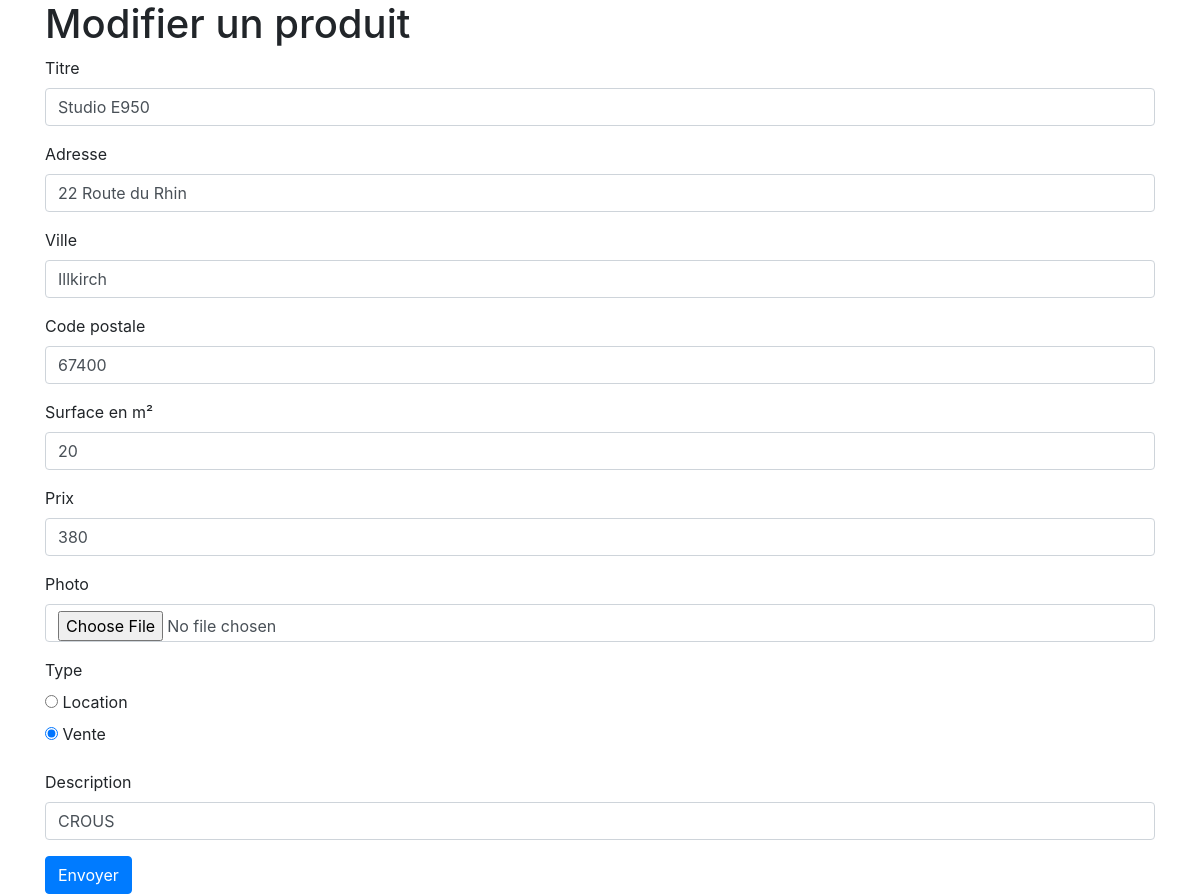
The app's page /edit.php?id_logement=1 with its own data.
### tables this page shows
CREATE TABLE IF NOT EXISTS `logement` (
  `id_logement` int(11) NOT NULL AUTO_INCREMENT,
  `titre` varchar(255) NOT NULL,
  `adresse` varchar(255) NOT NULL,
  `ville` varchar(255) NOT NULL,
  `cp` int(11) NOT NULL,
  `surface` double NOT NULL,
  `prix` int(11) NOT NULL,
  `photo` varchar(255) NOT NULL,
  `types` varchar(255) NOT NULL,
  `descriptions` varchar(250) NOT NULL,
  PRIMARY KEY (`id_logement`)
);

### edit.php (the view, shortened to what this page needs)
<?php
    if(isset($_GET['id_logement']) && !empty($_GET['id_logement'])){
        require_once("connec.php");
        $id_logement = strip_tags($_GET['id_logement']);
        $sql = "SELECT * FROM `logement` WHERE id_logement= :id_logement ";
        $query = $db->prepare($sql);
        $query->bindValue(':id_logement', $id_logement, PDO::PARAM_INT);
        $query->execute();
        $produit = $query->fetch();
    }else{
        $_SESSION['erreur']= "URL Invalide";
        header('Location: index.php');
    }
?>
<!DOCTYPE html>
<html lang="fr">
<head>
    <link rel="stylesheet" href="https://stackpath.bootstrapcdn.com/bootstrap/4.4.1/css/bootstrap.min.css">
</head>
<body>
    <main class="container">
        <div class="row">
            <section class="col-12">
                <h1>Modifier un produit</h1>
                <form method="post">
                    <div class="form-group">
                        <label for="titre">Titre</label>
                        <input type="text" id="titre" name="titre" class="form-control" value="<?= $produit['titre'] ?> ">
                    </div>
                    <div class="form-group">
                        <label for="adresse">Adresse</label>
                        <input type="text" id="adresse" name="adresse" class="form-control" value="<?= $produit['adresse'] ?>">
                    </div>
                    <div class="form-group">
                        <label for="ville">Ville</label>
                        <input type="text" id="ville" name="ville" class="form-control" value="<?= $produit['ville'] ?>">
                    </div>
                    <div class="form-group">
                        <label for="cp">Code postale</label>
                        <input type="number" id="cp" name="cp" class="form-control" value="<?= $produit['cp'] ?>">
                    </div>
                    <div class="form-group">
                        <label for="surface">Surface en m²</label>
                        <input type="number" id="surface" name="surface" class="form-control" value="<?= $produit['surface'] ?>">
                    </div>
                    <div class="form-group">
                        <label for="ville">Prix </label>
                        <input type="number" id="prix" name="prix" class="form-control" value="<?= $produit['prix'] ?>">
                    </div>
                    <div class="form-group">
                        <label for="photo">Photo</label>
                        <input type="file" id="photo" name="photo" class="form-control" value="<?= $produit['photo'] ?>">
                    </div>
                    <div class="form-group">
                        <label for="types">Type</label>
                        <div>
                            <input type="radio" id="location" name="types" value="<?= $produit['types'] ?>" checked>
                            <label for="huey">Location</label>
                        </div>
                        <div>
                            <input type="radio" id="vente" name="types" value="<?= $produit['types'] ?>" checked>
                            <label for="huey">Vente</label>
                        </div>
                    </div>
                    <div class="form-group">
                        <label for="descriptions">Description</label>
                        <input type="text" id="descriptions" name="descriptions" class="form-control" value="<?= $produit['descriptions'] ?>">
                    </div>
                    <button class="btn btn-primary">Envoyer</button>
                </form>
            </section>
        </div>
    </main>
</body>
</html>

### records on screen
logement: titre "Studio E950", adresse "22 Route du Rhin", ville "Illkirch", cp "67400", surface "20", prix "380", descriptions "CROUS"
